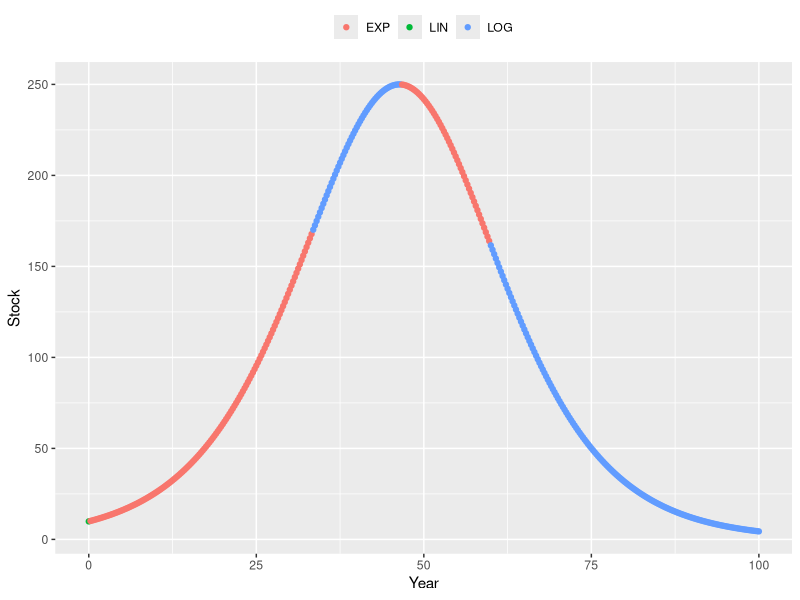

Generate this figure with R:
library(deSolve)
library(ggplot2)
require(gridExtra)

derivn<-function(voi,time){
  c(0.0,diff(voi)/diff(time))
}

abm<-function(v){
  ifelse(v==0.0,"LIN",
         ifelse(v<0,"LOG","EXP"))
}

START<-0; FINISH<-100; STEP<-0.25

simtime <- seq(START, FINISH, by=STEP)
stocks  <- c(sStock=100)
auxs    <- c(aCapacity=10000, aRef.Availability=1, aRef.GrowthRate=0.10)

model <- function(time, stocks, auxs){
  with(as.list(c(stocks, auxs)),{ 
    aAvailability <- 1 - sStock / aCapacity
    aEffect <- aAvailability / aRef.Availability
    aGrowth.Rate <- aRef.GrowthRate * aEffect
    
    fNet.Flow <- sStock * aGrowth.Rate
    
    d_sStock_dt  <- fNet.Flow
  
    return (list(c(d_sStock_dt),
                 NetFlow=fNet.Flow,
                 GrowthRate=aGrowth.Rate,
                 Effect=aEffect, 
                 Availability=aAvailability))   
  })
}


o<-data.frame(ode(y=stocks, times=simtime, func = model, 
                       parms=auxs, method="euler"))

o$abm<-derivn(abs(derivn(o$NetFlow,o$time)),o$time)

o$bmode<-abm(o$abm)


p1<-ggplot()+
  geom_point(data=o,aes(time,o$NetFlow,colour=o$bmode))+
  ylab("Stock")+
  xlab("Year") +
  guides(color=guide_legend(title=NULL))+
  theme(legend.position="top")
